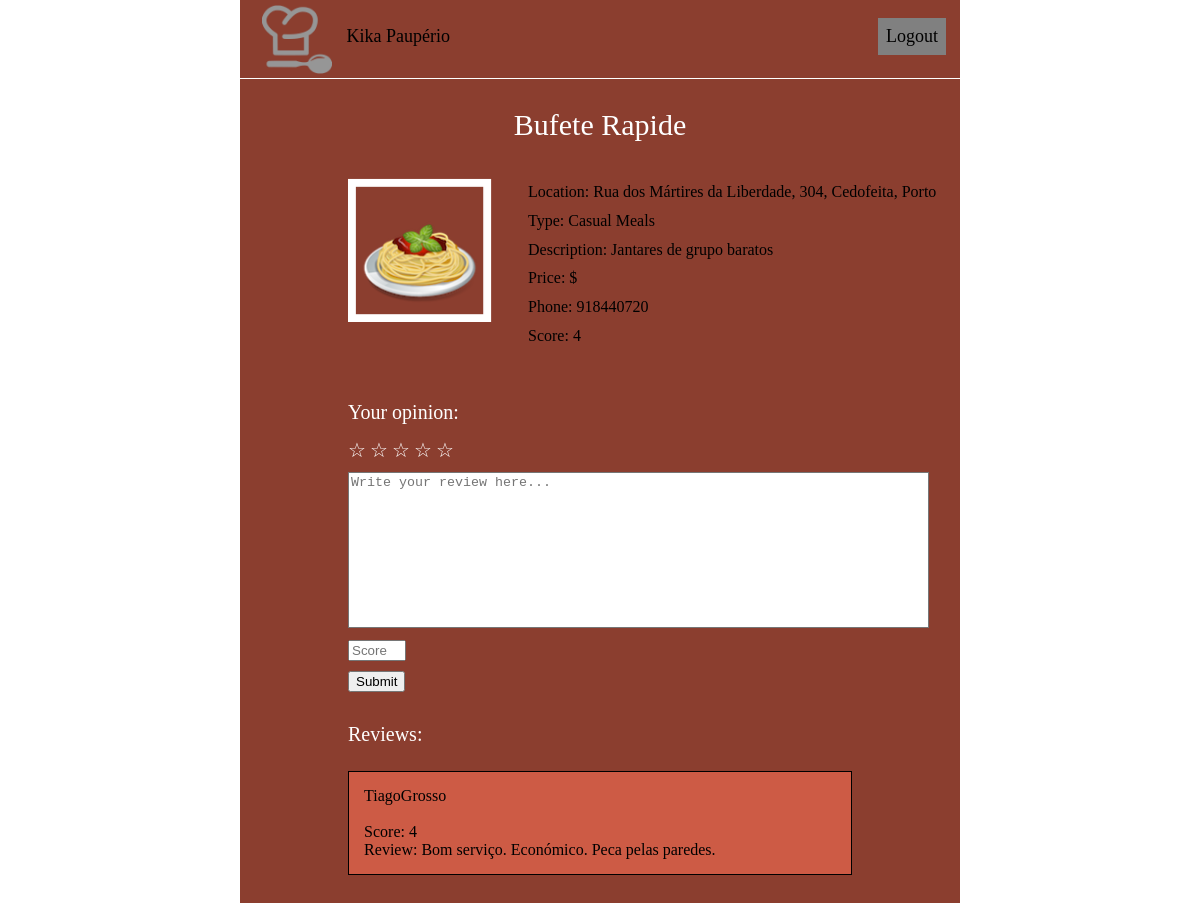
/page/restaurant_login.php?name=Bufete Rapide (signed in), run on the app's committed database.
### tables this page shows
CREATE TABLE restaurant (
	id INTEGER PRIMARY KEY AUTOINCREMENT,
	name TEXT,
	location TEXT,
  	type TEXT,
  	description TEXT,
	phone TEXT,
	price TEXT
);

CREATE TABLE review (
	id INTEGER PRIMARY KEY AUTOINCREMENT,
	id_restaurant INTEGER REFERENCES restaurant(id),
	username TEXT REFERENCES client(username),
	text TEXT,
	value INTEGER
);

### Database/databaseInteraction.php (called while the page is built, shortened)
<?php
include_once('../database/connection.php');
function getRestaurantReviews($id_restaurant){
    global $db;
    $stmt = $db->prepare("SELECT * FROM review WHERE id_restaurant = ?");
    $stmt->execute(array($id_restaurant));
    $result = $stmt->fetchAll();
    return $result;
}
function getRestaurantByName($name){
  global $db;
  $stmt = $db->prepare("SELECT * FROM restaurant WHERE name = ?");
  $stmt->execute(array($name));
  return $stmt->fetch();
}
?>

### page/restaurant_login.php (the view, shortened to what this page needs)
<?php
include_once('../database/databaseInteraction.php');
function calculateScore($restaurant_id) {
	$reviews = getRestaurantReviews($restaurant_id);
	$count = 0;
	$score = 0;
	for($i = 0; $i < sizeof($reviews); $i++){
		$score += $reviews[$i]['value'];
		$count += 1;
	}
	$media = $score/$count;
	return $media;
}
function showPrice($price) {
	if($price = "low")
		$media = "$";
	else if ($price = "medium")
		$media = "$$";
	else
		$media = "$$$";
	return $media;
}
$restaurant_name=$_GET['name'];
$restauranttmpname = getRestaurantByName($restaurant_name);
if($restauranttmpname != NULL)
{
	$restaurant_id = $restauranttmpname['id'];
	$restaurant_name = $restauranttmpname['name'];
	$restaurant_location = $restauranttmpname['location'];
	$restaurant_type = $restauranttmpname['type'];
	$restaurant_description = $restauranttmpname['description'];
	$restaurant_phone = $restauranttmpname['phone'];
	$restaurant_price = $restauranttmpname['price'];
	$restaurant_score = calculateScore($restaurant_id);
	$restaurant_reviews = getRestaurantReviews($restaurant_id);
}
else{
	header('Location: login.php');
}
?>
<!DOCTYPE html>
<html>
	<head>
		<link rel="stylesheet" href="../css/restaurant_login.css">
	</head>
	<body>
		<header>
			<nav id="menu">
				<ul>
					<a href="login.php"><img id="logo1" src="../images/logo_white.png" height="70px" width="70px"></a>
						<li><a id="login" href="profile.php"><?php echo $_SESSION['name']?></a></li>
					<li style="float:right; background-color:gray;"><a href="signout.php">Logout</a></li>
				</ul>
			</nav><br>
		</header>
		<div id="name"><?php echo $restaurant_name ?></div><br><br>
		<div id="restaurant">
			<div>
				<img src="../images/restaurant.png" id="image">
			</div>
			<div id="bi">
				<li><div id="location"><?php echo 'Location: '.$restaurant_location ?></div></li>
				<li><div id="type"><?php echo 'Type: '.$restaurant_type ?></div></li>
				<li><div id="description"><?php echo 'Description: '.$restaurant_description ?></div></li>
				<li><div id="price"><?php echo 'Price: '.showPrice($restaurant_price) ?></div></li>
				<li><div id="phone"><?php echo 'Phone: '.$restaurant_phone ?></div></li>
				<li><div id="points"><?php echo 'Score: '.$restaurant_score ?></div></li>
			</div>
		</div>
		<h1>Your opinion:</h1>
		<form id="review" method="post" action="makereview.php?id=<?php echo $restaurant_id?>" onsubmit="return validateForm();">
			<div class="rating">
				<span>☆</span><span>☆</span><span>☆</span><span>☆</span><span>☆</span>
			</div>
			<p>
				<textarea name="textarea" cols="70" rows="10" placeholder="Write your review here..."></textarea>
			</p>
			<p>
			<input id="newscore" type="number" min="1" max="5" style="width:10%;" name="newscore" placeholder="Score" required/>
			</p>
			<button type="submit">Submit</button>
		</form>
		<br><h1>Reviews:</h1>
		<div id="reviews">
		<?php
			for($i = 0; $i < sizeof($restaurant_reviews); $i++){
		?>
			<div id="oneReview">
				<div id="review_username"><?php echo $restaurant_reviews[$i]['username']?></div><br>
				<div id="review_value"><?php echo 'Score: '.$restaurant_reviews[$i]['value'] ?></div>
				<div id="review_text"><?php echo 'Review: '.$restaurant_reviews[$i]['text'] ?></div>
			</div>
		<?php
			}
		?>
		</div>
	</body>
</html>

### css/restaurant_login.css (style rules this page uses)
html, body { height: auto; width: 60%; font-family: raleway; background-repeat: no-repeat; background-attachment: fixed; background-position: center; padding: 0; }
html { background-image: url("../images/background.png"); display: table; margin: auto; }
body { width:100%; height:100%; background-color: #8B3E2F; display: table-cell; text-align: center; }
header { top: -10px; position: fixed; width: 60%; background-color: #8B3E2F; border-bottom: 1px solid white; }
#menu { margin-left: 3%; margin-top: 2%; }
#menu ul { display: inline; list-style-type: none; padding: 0; overflow: hidden; background-color: #8B3E2F; border-bottom: 1px solid white; }
#menu li { margin-right: 2%; margin-top: 2%; }
li a#login { float:left; margin-top: 2%; margin-left: 1%; }
#menu a { float: left; }
#menu li a { display: block; padding: 8px; color: black; text-decoration: none; font-size: 18px; }
#bi li { margin-left: 25%; text-align: left; list-style-type: none; line-height: 180%; }
#image { width: 20%; margin-left:15%; margin-right: 5%; float:left; }
#restaurant { width:100%; margin-bottom: 7%; }
#review { text-align: left; margin-left: 15%; margin-right: 15%; font-size: 10px; color: white; }
#name { font-size: 30px; margin-top: 15%; color: white; }
h1 { font-size: 20px; font-weight: 300; text-align: left; margin-left: 15%; color: white; }
.rating { font-size: 20px; }
textarea { background-color: white; color: black; resize: none; }
#reviews { text-align: left; margin-left: 15%; margin-right: 15%; margin-bottom: 10%; }
#oneReview { margin-top: 5%; background-color: #CD5B45; padding: 3%; border: 1px solid black; }
.rating { unicode-bidi: bidi-override; direction: rtl; }
.rating > span { display: inline-block; position: relative; width: 1.1em; }

### data on the page
restaurant: name "Bufete Rapide", location "Rua dos Mártires da Liberdade, 304, Cedofeita, Porto", type "Casual Meals", description "Jantares de grupo baratos", price "$", phone "918440720"
review: username "TiagoGrosso", value "4", text "Bom serviço. Económico. Peca pelas paredes."

### other printed values
$_SESSION['name'] "Kika Paupério"
$restaurant_score "4"
